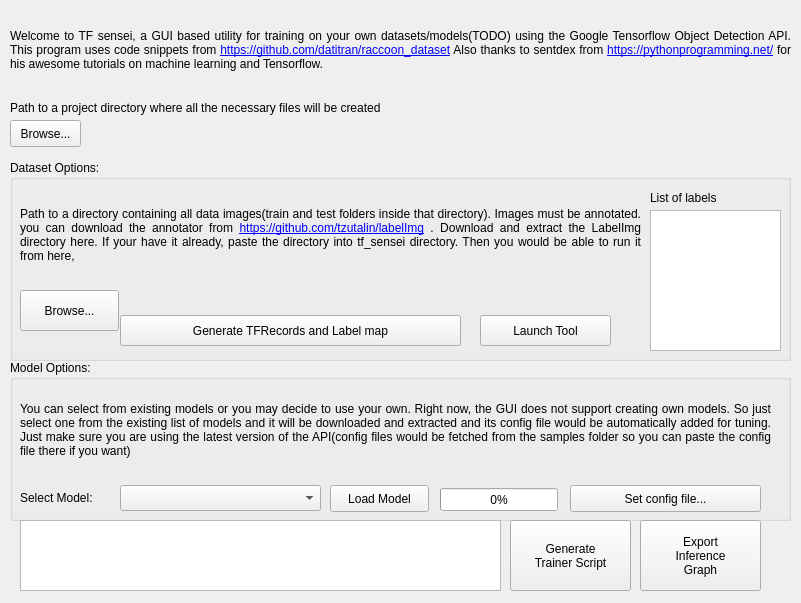
<?xml version="1.0" encoding="UTF-8"?>
<ui version="4.0">
 <class>frmmain</class>
 <widget class="QMainWindow" name="frmmain">
  <property name="geometry">
   <rect>
    <x>0</x>
    <y>0</y>
    <width>801</width>
    <height>603</height>
   </rect>
  </property>
  <property name="windowTitle">
   <string>TF Sensei</string>
  </property>
  <widget class="QWidget" name="centralwidget">
   <widget class="QLabel" name="label">
    <property name="geometry">
     <rect>
      <x>10</x>
      <y>10</y>
      <width>781</width>
      <height>81</height>
     </rect>
    </property>
    <property name="text">
     <string>&lt;html&gt;&lt;head/&gt;&lt;body&gt;&lt;p align=&quot;justify&quot;&gt;Welcome to TF sensei, a GUI based utility for training on your own datasets/models(TODO) using the Google Tensorflow Object Detection API. This program uses code snippets from &lt;a href=&quot;https://github.com/datitran/raccoon_dataset&quot;&gt;&lt;span style=&quot; text-decoration: underline; color:#0000ff;&quot;&gt;https://github.com/datitran/raccoon_dataset&lt;/span&gt;&lt;/a&gt; Also thanks to sentdex from &lt;a href=&quot;https://pythonprogramming.net/&quot;&gt;&lt;span style=&quot; text-decoration: underline; color:#0000ff;&quot;&gt;https://pythonprogramming.net/&lt;/span&gt;&lt;/a&gt; for his awesome tutorials on machine learning and Tensorflow.&lt;/p&gt;&lt;/body&gt;&lt;/html&gt;</string>
    </property>
    <property name="textFormat">
     <enum>Qt::RichText</enum>
    </property>
    <property name="scaledContents">
     <bool>false</bool>
    </property>
    <property name="wordWrap">
     <bool>true</bool>
    </property>
   </widget>
   <widget class="QGroupBox" name="groupBox">
    <property name="geometry">
     <rect>
      <x>10</x>
      <y>160</y>
      <width>781</width>
      <height>201</height>
     </rect>
    </property>
    <property name="title">
     <string>Dataset Options:</string>
    </property>
    <property name="flat">
     <bool>false</bool>
    </property>
    <property name="checkable">
     <bool>false</bool>
    </property>
    <widget class="QLabel" name="label_2">
     <property name="geometry">
      <rect>
       <x>10</x>
       <y>30</y>
       <width>621</width>
       <height>91</height>
      </rect>
     </property>
     <property name="text">
      <string>&lt;html&gt;&lt;head/&gt;&lt;body&gt;&lt;p align=&quot;justify&quot;&gt;Path to a directory containing all data images(train and test folders inside that directory). Images must be annotated. you can download the annotator from &lt;a href=&quot;https://github.com/tzutalin/labelImg&quot;&gt;&lt;span style=&quot; text-decoration: underline; color:#0000ff;&quot;&gt;https://github.com/tzutalin/labelImg&lt;/span&gt;&lt;/a&gt; . Download and extract the LabelImg directory here. If your have it already, paste the directory into tf_sensei directory. Then you would be able to run it from here,&lt;/p&gt;&lt;/body&gt;&lt;/html&gt;</string>
     </property>
     <property name="wordWrap">
      <bool>true</bool>
     </property>
    </widget>
    <widget class="QPushButton" name="bttnlaunchannotator">
     <property name="geometry">
      <rect>
       <x>470</x>
       <y>155</y>
       <width>131</width>
       <height>31</height>
      </rect>
     </property>
     <property name="text">
      <string>Launch Tool</string>
     </property>
    </widget>
    <widget class="QPushButton" name="bttnbrowse">
     <property name="geometry">
      <rect>
       <x>10</x>
       <y>130</y>
       <width>99</width>
       <height>41</height>
      </rect>
     </property>
     <property name="text">
      <string>Browse...</string>
     </property>
    </widget>
    <widget class="QLabel" name="lbldatafolder">
     <property name="geometry">
      <rect>
       <x>110</x>
       <y>130</y>
       <width>341</width>
       <height>16</height>
      </rect>
     </property>
     <property name="text">
      <string/>
     </property>
    </widget>
    <widget class="QPushButton" name="bttngenerate">
     <property name="geometry">
      <rect>
       <x>110</x>
       <y>155</y>
       <width>341</width>
       <height>31</height>
      </rect>
     </property>
     <property name="text">
      <string>Generate TFRecords and Label map</string>
     </property>
    </widget>
    <widget class="QLabel" name="label_3">
     <property name="geometry">
      <rect>
       <x>640</x>
       <y>30</y>
       <width>101</width>
       <height>16</height>
      </rect>
     </property>
     <property name="text">
      <string>List of labels</string>
     </property>
    </widget>
    <widget class="QListWidget" name="lstlabels">
     <property name="geometry">
      <rect>
       <x>640</x>
       <y>50</y>
       <width>131</width>
       <height>141</height>
      </rect>
     </property>
    </widget>
   </widget>
   <widget class="QLabel" name="label_4">
    <property name="geometry">
     <rect>
      <x>10</x>
      <y>100</y>
      <width>501</width>
      <height>16</height>
     </rect>
    </property>
    <property name="text">
     <string>Path to a project directory where all the necessary files will be created</string>
    </property>
   </widget>
   <widget class="QLabel" name="lblprojectpath">
    <property name="geometry">
     <rect>
      <x>100</x>
      <y>125</y>
      <width>521</width>
      <height>16</height>
     </rect>
    </property>
    <property name="text">
     <string/>
    </property>
   </widget>
   <widget class="QPushButton" name="bttnbrowseprj">
    <property name="geometry">
     <rect>
      <x>10</x>
      <y>120</y>
      <width>71</width>
      <height>27</height>
     </rect>
    </property>
    <property name="text">
     <string>Browse...</string>
    </property>
   </widget>
   <widget class="QGroupBox" name="groupBox_2">
    <property name="geometry">
     <rect>
      <x>10</x>
      <y>360</y>
      <width>781</width>
      <height>161</height>
     </rect>
    </property>
    <property name="title">
     <string>Model Options:</string>
    </property>
    <widget class="QLabel" name="label_6">
     <property name="geometry">
      <rect>
       <x>10</x>
       <y>20</y>
       <width>751</width>
       <height>101</height>
      </rect>
     </property>
     <property name="text">
      <string>&lt;html&gt;&lt;head/&gt;&lt;body&gt;&lt;p align=&quot;justify&quot;&gt;You can select from existing models or you may decide to use your own. Right now, the GUI does not support creating own models. So just select one from the existing list of models and it will be downloaded and extracted and its config file would be automatically added for tuning. Just make sure you are using the latest version of the API(config files would be fetched from the samples folder so you can paste the config file there if you want)&lt;/p&gt;&lt;/body&gt;&lt;/html&gt;</string>
     </property>
     <property name="wordWrap">
      <bool>true</bool>
     </property>
    </widget>
    <widget class="QLabel" name="label_7">
     <property name="geometry">
      <rect>
       <x>10</x>
       <y>130</y>
       <width>101</width>
       <height>16</height>
      </rect>
     </property>
     <property name="text">
      <string>Select Model:</string>
     </property>
    </widget>
    <widget class="QComboBox" name="cbomodels">
     <property name="geometry">
      <rect>
       <x>110</x>
       <y>125</y>
       <width>201</width>
       <height>26</height>
      </rect>
     </property>
    </widget>
    <widget class="QPushButton" name="bttnloadmodel">
     <property name="geometry">
      <rect>
       <x>320</x>
       <y>125</y>
       <width>99</width>
       <height>27</height>
      </rect>
     </property>
     <property name="text">
      <string>Load Model</string>
     </property>
    </widget>
    <widget class="QPushButton" name="bttneditconfig">
     <property name="geometry">
      <rect>
       <x>560</x>
       <y>125</y>
       <width>191</width>
       <height>27</height>
      </rect>
     </property>
     <property name="text">
      <string>Set config file...</string>
     </property>
    </widget>
    <widget class="QProgressBar" name="dwp">
     <property name="geometry">
      <rect>
       <x>430</x>
       <y>128</y>
       <width>118</width>
       <height>23</height>
      </rect>
     </property>
     <property name="value">
      <number>0</number>
     </property>
    </widget>
   </widget>
   <widget class="QTextEdit" name="txtstatus">
    <property name="geometry">
     <rect>
      <x>20</x>
      <y>520</y>
      <width>481</width>
      <height>71</height>
     </rect>
    </property>
    <property name="undoRedoEnabled">
     <bool>false</bool>
    </property>
    <property name="readOnly">
     <bool>true</bool>
    </property>
   </widget>
   <widget class="QPushButton" name="bttntrain">
    <property name="geometry">
     <rect>
      <x>510</x>
      <y>520</y>
      <width>121</width>
      <height>71</height>
     </rect>
    </property>
    <property name="text">
     <string>Generate
Trainer Script</string>
    </property>
   </widget>
   <widget class="QPushButton" name="bttngettrainedmodel">
    <property name="geometry">
     <rect>
      <x>640</x>
      <y>520</y>
      <width>121</width>
      <height>71</height>
     </rect>
    </property>
    <property name="text">
     <string>Export 
Inference
Graph</string>
    </property>
   </widget>
  </widget>
 </widget>
 <resources/>
 <connections/>
</ui>
